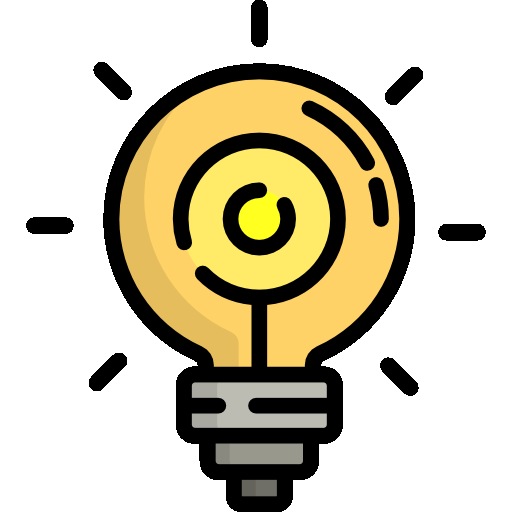
#> input picture livecoding/lampu.png, 512 x 512 px
$ python 02_biner.py
#> lines starting #> are read from the running program, lines starting #| are printed output that depends on the picture; after the words box and inside, x2 and y2 are one past the last pixel; in counts of white or black regions, pixels touching at a corner belong together
import cv2
import matplotlib
import numpy as np
from matplotlib import pyplot as plt
imggambar = cv2.imread("lampu.png", 0)
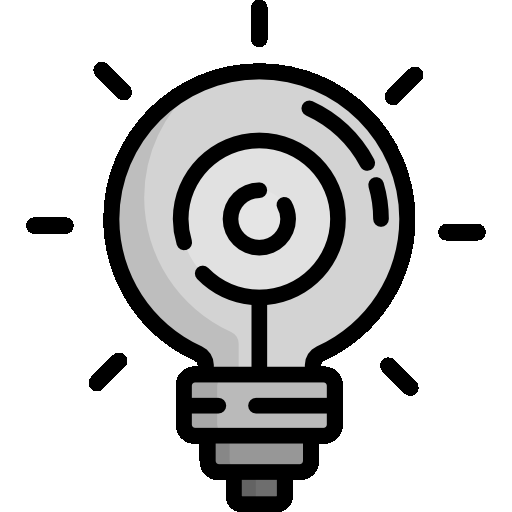
#> imggambar: shape (512, 512); min 0, max 255, mean 201.9
thresh = 170
img_binary = cv2.threshold(imggambar, thresh, 255, cv2.THRESH_BINARY)[1]
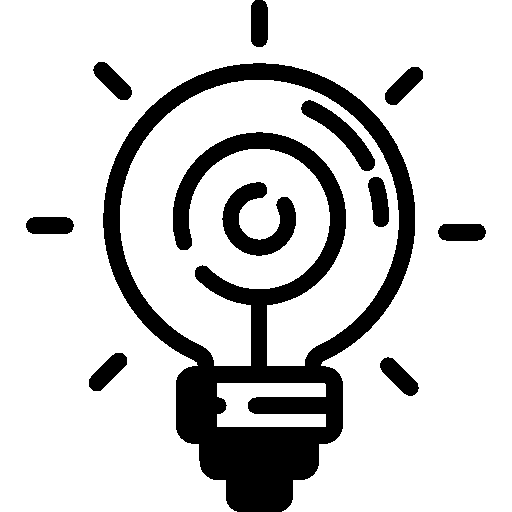
#> img_binary: shape (512, 512); 81.7% white; 11 black regions
(cnt, hierarchy) = cv2.findContours(
    (img_binary), cv2.RETR_EXTERNAL, cv2.CHAIN_APPROX_NONE)
#> cnt = 3 contours; box (x1, y1, x2, y2) and area: (0, 0, 512, 512) 165013, (120, 80, 399, 366) 52604, (217, 383, 326, 427) 3145
print("JUMLAH OBJEK PADA CITRA : ", len(cnt))
#| JUMLAH OBJEK PADA CITRA :  3
cv2.imshow('output', img_binary)
cv2.waitKey(0)
cv2.destroyAllWindows()
